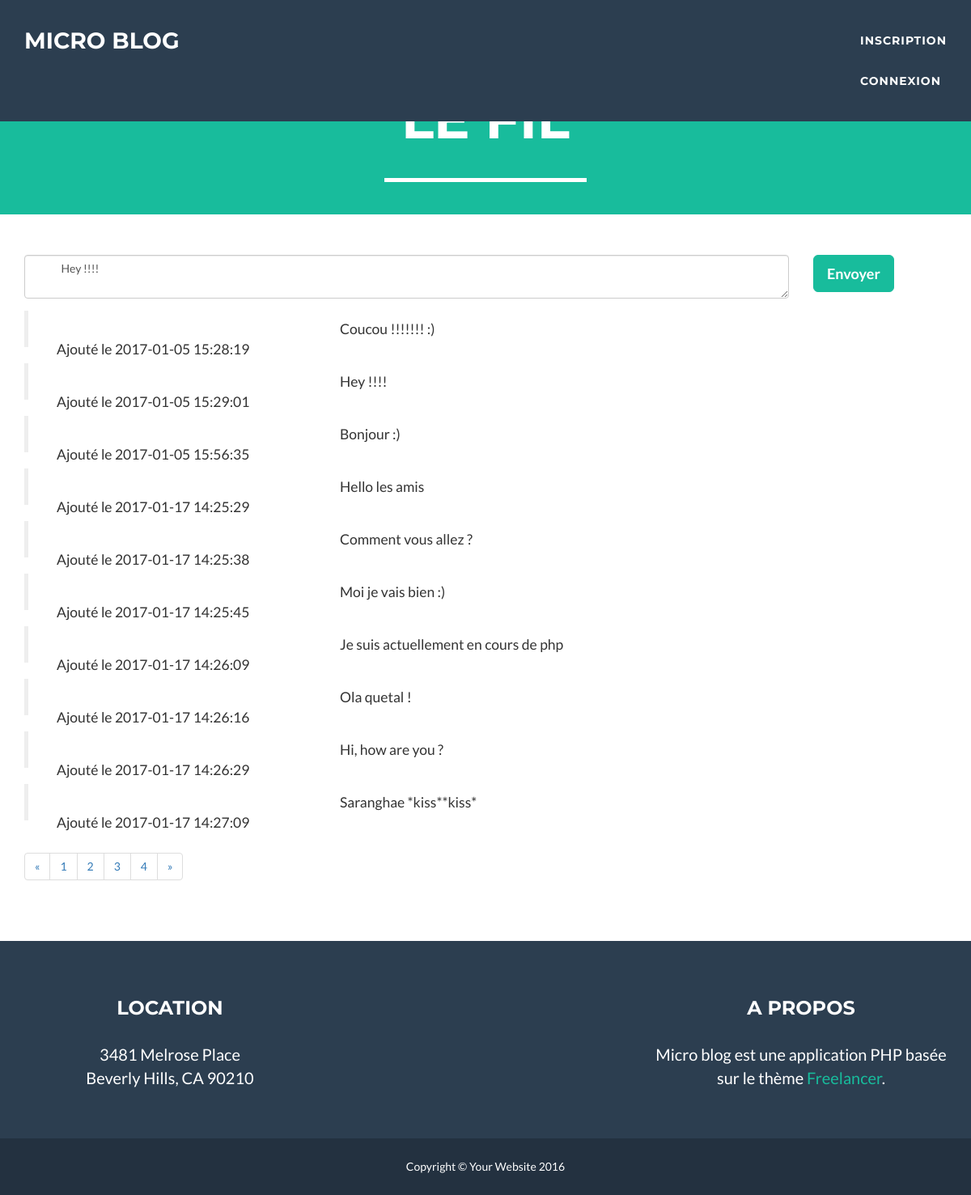
The app's page /index.php?id=10 with its own data.
### tables this page shows
CREATE TABLE `messages` (
  `id` int(3) UNSIGNED NOT NULL,
  `contenu` text,
  `date` timestamp NULL DEFAULT CURRENT_TIMESTAMP,
  `utilisateur_id` int(11) NOT NULL
);

### includes/connexion.inc.php (called while the page is built, shortened)
<?php
$connecte=false;
?>

### index.php (the view, shortened to what this page needs)
<?php
  include('includes/connexion.inc.php');
  include('includes/haut.inc.php');
  $message = '';
  if(isset($_GET['id']) && !empty($_GET['id']))
  {
    $id = $_GET['id'];
    $sql = 'SELECT * from messages where id='.$id.'';
    $requete = $pdo->query($sql);
    if($data = $requete->fetch())
    {
      $message =  $data['contenu'];
    }else
    {
      header("Location: index.php");
    }
  }
?>
<div class="row">
  <form method="post" action="message.php">
    <div class="col-sm-10">
        <div class="form-group">
          <textarea id="message" name="message" class="form-control" placeholder="Message">
            <?php echo $message ?>
          </textarea>
        </div>
    </div>
      <div class="col-sm-2">
        <button type="submit" class="btn btn-success btn-lg">Envoyer</button>
      </div>
    </form>
</div>
<?php
  $mpp = 3;
  $query = 'SELECT * FROM messages';
  $stmt = $pdo->query($query);
  while ($data = $stmt->fetch())
  {
    if($connecte == true)
    {
?>
      <blockquote>
        <?= $data['contenu'] ?>
        <div class="col-sm-2">
          <?php echo "<a href='index.php?id=" .$data['id']."&p=".$page."'><button type='button' class='btn btn-warning'>Modifier</button></a>" ?>
        </div>
        <div class="col-sm-2">
          <?php echo "<a href='suppression.php?id=" .$data['id']."&p=".$page."'><button type='button' class='btn btn-danger'>Supprimer</button></a>" ?>
        </div>
        <div class="col-sm-12">
          <?= "Ajouté le ".$data['date'] ?>
        </div>
      </blockquote>
<?php
    }else
    {
 ?>
      <blockquote>
        <?= $data['contenu'] ?>
        <div class="col-sm-2">
        </div>
        <div class="col-sm-2">
        </div>
        <div class="col-sm-12">
          <?= "Ajouté le ".$data['date'] ?>
        </div>
      </blockquote>
 <?php
    }
  }
?>
<?php
  $requete = 'SELECT COUNT(*) as total_messages FROM messages';
  $prep = $pdo->query($requete);
  $data = $prep->fetch();
  $nombre_message = $data['total_messages'];
  $nb_pages = ($nombre_message) ? ceil($nombre_message/$mpp) : 1;
  $page = 0;
  if ($page > 1)
  {
    $previous = $page - 1;
  }else
  {
    $previous = 1;
  }
  if($page < $nb_pages)
  {
    $next = $page + 1;
  }else
  {
    $next = $page;
  }
?>
<nav aria-label="Page navigation">
  <ul class="pagination">
    <li>
      <a <?php echo "href='index.php?p=$previous'" ?> aria-label="Previous">
        <span aria-hidden="true">&laquo;</span>
      </a>
    </li>
    <?php for ($i=1; $i < $nb_pages+1; $i++)
    {
    ?>
      <li>  <?php echo "<a href='index.php?p=$i'>$i</a>" ?></li>
    <?php
    }
    ?>
    <li>
      <a <?php echo "href='index.php?p=$next'" ?> aria-label="Next">
        <span aria-hidden="true">&raquo;</span>
      </a>
    </li>
  </ul>
</nav>
<?php include('includes/bas.inc.php'); ?>

### css/freelancer.css (style rules this page uses)
body { font-family: 'Lato', 'Helvetica Neue', Helvetica, Arial, sans-serif; overflow-x: hidden; }
a, a:hover, a:focus, a:active, a.active { color: #18BC9C; outline: none; }
.btn-success { color: white; background-color: #18BC9C; border-color: #18BC9C; font-weight: 700; }

### records on screen
messages: message "Hey !!!!", contenu "Hey !!!!", date "2017-01-05 15:29:01"
messages: contenu "Coucou !!!!!!! :)", date "2017-01-05 15:28:19"
messages: contenu "Bonjour :)", date "2017-01-05 15:56:35"
messages: contenu "Hello les amis", date "2017-01-17 14:25:29"
messages: contenu "Comment vous allez ?", date "2017-01-17 14:25:38"
messages: contenu "Moi je vais bien :)", date "2017-01-17 14:25:45"
messages: contenu "Je suis actuellement en cours de php", date "2017-01-17 14:26:09"
messages: contenu "Ola quetal !", date "2017-01-17 14:26:16"
messages: contenu "Hi, how are you ?", date "2017-01-17 14:26:29"
messages: contenu "Saranghae *kiss**kiss*", date "2017-01-17 14:27:09"
